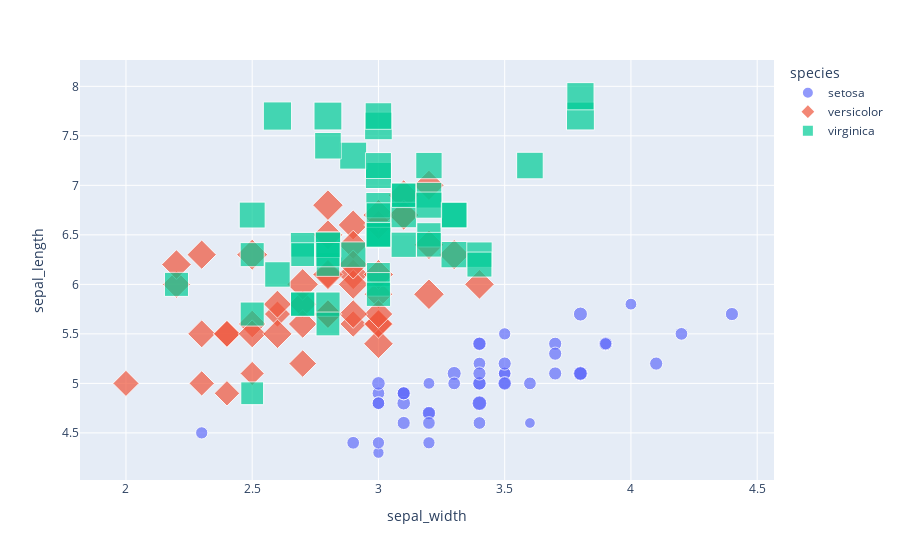

Here is the notebook cell this chart was saved with:
### Code cell
fig = px.scatter(
    df,
    x="sepal_width",
    y="sepal_length",
    color="species",
    size="petal_length",
    symbol="species",
    hover_data=["petal_width"],
)
fig.show()

### Figure 1 — Plotly figure (JSON) as saved in the notebook; plotly's stock layout.template omitted (floating-point values rounded to 4 significant figures)
{"data": [{"customdata": [[0.2], [0.2], [0.2], [0.2], [0.2], [0.4], [0.3], [0.2], [0.2], [0.1], [0.2], [0.2], [0.1], [0.1], [0.2], [0.4], [0.4], [0.3], [0.3], [0.3], [0.2], [0.4], [0.2], [0.5], [0.2], [0.2], [0.4], [0.2], [0.2], [0.2], [0.2], [0.4], [0.1], [0.2], [0.1], [0.2], [0.2], [0.1], [0.2], [0.2], [0.3], [0.3], [0.2], [0.6], [0.4], [0.3], [0.2], [0.2], [0.2], [0.2]], "hovertemplate": "species=setosa<br>sepal_width=%{x}<br>sepal_length=%{y}<br>petal_length=%{marker.size}<br>petal_width=%{customdata[0]}<extra></extra>", "legendgroup": "setosa", "marker": {"color": "#636efa", "size": [1.4, 1.4, 1.3, 1.5, 1.4, 1.7, 1.4, 1.5, 1.4, 1.5, 1.5, 1.6, 1.4, 1.1, 1.2, 1.5, 1.3, 1.4, 1.7, 1.5, 1.7, 1.5, 1.0, 1.7, 1.9, 1.6, 1.6, 1.5, 1.4, 1.6, 1.6, 1.5, 1.5, 1.4, 1.5, 1.2, 1.3, 1.5, 1.3, 1.5, 1.3, 1.3, 1.3, 1.6, 1.9, 1.4, 1.6, 1.4, 1.5, 1.4], "sizemode": "area", "sizeref": 0.01725, "symbol": "circle"}, "mode": "markers", "name": "setosa", "orientation": "v", "showlegend": true, "type": "scatter", "x": [3.5, 3.0, 3.2, 3.1, 3.6, 3.9, 3.4, 3.4, 2.9, 3.1, 3.7, 3.4, 3.0, 3.0, 4.0, 4.4, 3.9, 3.5, 3.8, 3.8, 3.4, 3.7, 3.6, 3.3, 3.4, 3.0, 3.4, 3.5, 3.4, 3.2, 3.1, 3.4, 4.1, 4.2, 3.1, 3.2, 3.5, 3.1, 3.0, 3.4, 3.5, 2.3, 3.2, 3.5, 3.8, 3.0, 3.8, 3.2, 3.7, 3.3], "xaxis": "x", "y": [5.1, 4.9, 4.7, 4.6, 5.0, 5.4, 4.6, 5.0, 4.4, 4.9, 5.4, 4.8, 4.8, 4.3, 5.8, 5.7, 5.4, 5.1, 5.7, 5.1, 5.4, 5.1, 4.6, 5.1, 4.8, 5.0, 5.0, 5.2, 5.2, 4.7, 4.8, 5.4, 5.2, 5.5, 4.9, 5.0, 5.5, 4.9, 4.4, 5.1, 5.0, 4.5, 4.4, 5.0, 5.1, 4.8, 5.1, 4.6, 5.3, 5.0], "yaxis": "y"}, {"customdata": [[1.4], [1.5], [1.5], [1.3], [1.5], [1.3], [1.6], [1.0], [1.3], [1.4], [1.0], [1.5], [1.0], [1.4], [1.3], [1.4], [1.5], [1.0], [1.5], [1.1], [1.8], [1.3], [1.5], [1.2], [1.3], [1.4], [1.4], [1.7], [1.5], [1.0], [1.1], [1.0], [1.2], [1.6], [1.5], [1.6], [1.5], [1.3], [1.3], [1.3], [1.2], [1.4], [1.2], [1.0], [1.3], [1.2], [1.3], [1.3], [1.1], [1.3]], "hovertemplate": "species=versicolor<br>sepal_width=%{x}<br>sepal_length=%{y}<br>petal_length=%{marker.size}<br>petal_width=%{customdata[0]}<extra></extra>", "legendgroup": "versicolor", "marker": {"color": "#EF553B", "size": [4.7, 4.5, 4.9, 4.0, 4.6, 4.5, 4.7, 3.3, 4.6, 3.9, 3.5, 4.2, 4.0, 4.7, 3.6, 4.4, 4.5, 4.1, 4.5, 3.9, 4.8, 4.0, 4.9, 4.7, 4.3, 4.4, 4.8, 5.0, 4.5, 3.5, 3.8, 3.7, 3.9, 5.1, 4.5, 4.5, 4.7, 4.4, 4.1, 4.0, 4.4, 4.6, 4.0, 3.3, 4.2, 4.2, 4.2, 4.3, 3.0, 4.1], "sizemode": "area", "sizeref": 0.01725, "symbol": "diamond"}, "mode": "markers", "name": "versicolor", "orientation": "v", "showlegend": true, "type": "scatter", "x": [3.2, 3.2, 3.1, 2.3, 2.8, 2.8, 3.3, 2.4, 2.9, 2.7, 2.0, 3.0, 2.2, 2.9, 2.9, 3.1, 3.0, 2.7, 2.2, 2.5, 3.2, 2.8, 2.5, 2.8, 2.9, 3.0, 2.8, 3.0, 2.9, 2.6, 2.4, 2.4, 2.7, 2.7, 3.0, 3.4, 3.1, 2.3, 3.0, 2.5, 2.6, 3.0, 2.6, 2.3, 2.7, 3.0, 2.9, 2.9, 2.5, 2.8], "xaxis": "x", "y": [7.0, 6.4, 6.9, 5.5, 6.5, 5.7, 6.3, 4.9, 6.6, 5.2, 5.0, 5.9, 6.0, 6.1, 5.6, 6.7, 5.6, 5.8, 6.2, 5.6, 5.9, 6.1, 6.3, 6.1, 6.4, 6.6, 6.8, 6.7, 6.0, 5.7, 5.5, 5.5, 5.8, 6.0, 5.4, 6.0, 6.7, 6.3, 5.6, 5.5, 5.5, 6.1, 5.8, 5.0, 5.6, 5.7, 5.7, 6.2, 5.1, 5.7], "yaxis": "y"}, {"customdata": [[2.5], [1.9], [2.1], [1.8], [2.2], [2.1], [1.7], [1.8], [1.8], [2.5], [2.0], [1.9], [2.1], [2.0], [2.4], [2.3], [1.8], [2.2], [2.3], [1.5], [2.3], [2.0], [2.0], [1.8], [2.1], [1.8], [1.8], [1.8], [2.1], [1.6], [1.9], [2.0], [2.2], [1.5], [1.4], [2.3], [2.4], [1.8], [1.8], [2.1], [2.4], [2.3], [1.9], [2.3], [2.5], [2.3], [1.9], [2.0], [2.3], [1.8]], "hovertemplate": "species=virginica<br>sepal_width=%{x}<br>sepal_length=%{y}<br>petal_length=%{marker.size}<br>petal_width=%{customdata[0]}<extra></extra>", "legendgroup": "virginica", "marker": {"color": "#00cc96", "size": [6.0, 5.1, 5.9, 5.6, 5.8, 6.6, 4.5, 6.3, 5.8, 6.1, 5.1, 5.3, 5.5, 5.0, 5.1, 5.3, 5.5, 6.7, 6.9, 5.0, 5.7, 4.9, 6.7, 4.9, 5.7, 6.0, 4.8, 4.9, 5.6, 5.8, 6.1, 6.4, 5.6, 5.1, 5.6, 6.1, 5.6, 5.5, 4.8, 5.4, 5.6, 5.1, 5.1, 5.9, 5.7, 5.2, 5.0, 5.2, 5.4, 5.1], "sizemode": "area", "sizeref": 0.01725, "symbol": "square"}, "mode": "markers", "name": "virginica", "orientation": "v", "showlegend": true, "type": "scatter", "x": [3.3, 2.7, 3.0, 2.9, 3.0, 3.0, 2.5, 2.9, 2.5, 3.6, 3.2, 2.7, 3.0, 2.5, 2.8, 3.2, 3.0, 3.8, 2.6, 2.2, 3.2, 2.8, 2.8, 2.7, 3.3, 3.2, 2.8, 3.0, 2.8, 3.0, 2.8, 3.8, 2.8, 2.8, 2.6, 3.0, 3.4, 3.1, 3.0, 3.1, 3.1, 3.1, 2.7, 3.2, 3.3, 3.0, 2.5, 3.0, 3.4, 3.0], "xaxis": "x", "y": [6.3, 5.8, 7.1, 6.3, 6.5, 7.6, 4.9, 7.3, 6.7, 7.2, 6.5, 6.4, 6.8, 5.7, 5.8, 6.4, 6.5, 7.7, 7.7, 6.0, 6.9, 5.6, 7.7, 6.3, 6.7, 7.2, 6.2, 6.1, 6.4, 7.2, 7.4, 7.9, 6.4, 6.3, 6.1, 7.7, 6.3, 6.4, 6.0, 6.9, 6.7, 6.9, 5.8, 6.8, 6.7, 6.7, 6.3, 6.5, 6.2, 5.9], "yaxis": "y"}], "layout": {"legend": {"itemsizing": "constant", "title": {"text": "species"}, "tracegroupgap": 0}, "margin": {"t": 60}, "xaxis": {"anchor": "y", "domain": [0, 1], "title": {"text": "sepal_width"}}, "yaxis": {"anchor": "x", "domain": [0, 1], "title": {"text": "sepal_length"}}}}
